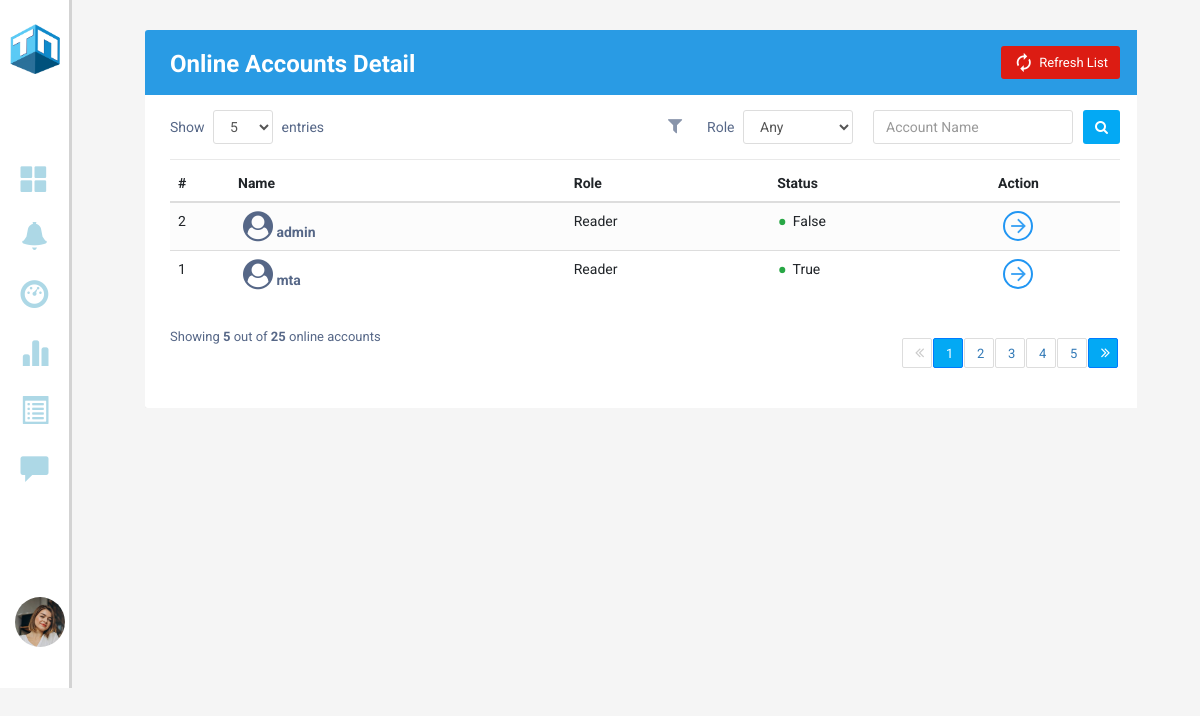
/onlinestatus, run on an earlier commit of the app's database.
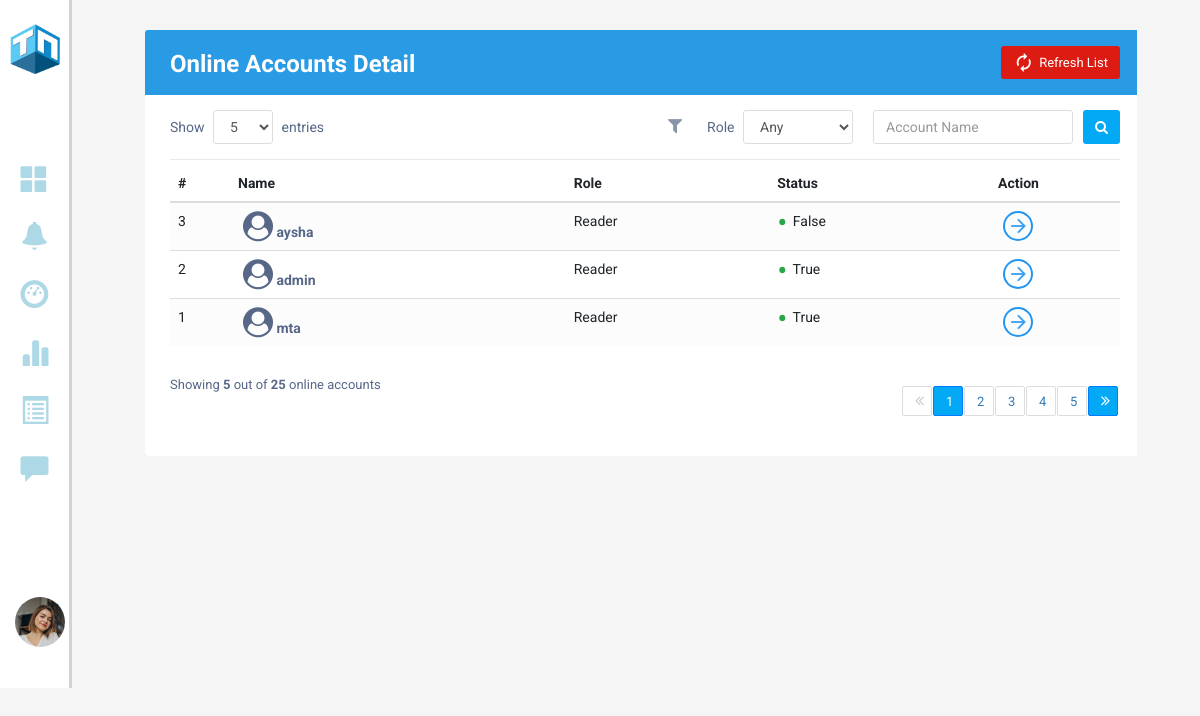
And on a later commit of the database.
### models.py (models this page shows)
class Users(db.Model, UserMixin):
    id = db.Column(db.Integer,  primary_key = True, nullable = False)
    email = Column(String, nullable=False, unique = True)
    username = Column(String, nullable=False)
    role = Column(String, nullable=False)
    password = Column(String, nullable=False)
    profile_pic = Column(BLOB, nullable=False)
    mimetype = Column(String, nullable=False)
    status = Column(Boolean, nullable=False)
    created_at = Column(DateTime, server_default = func.now(), nullable=False)
    updated_at = Column(DateTime, server_default = func.now(), server_onupdate = func.now(), nullable=False)
    poster = db.relationship('Posts', backref=backref('poster'))
    reporter = db.relationship('Reports', backref=backref('reporter'))
    bookmarker = db.relationship('Bookmarks', backref=backref('bookmarker'))
    notifier = db.relationship('Notifications', backref=backref('notifier'))

### app.py (the view)
@app.route('/onlinestatus')
def get_online_users():
    print(current_user.is_active)
    users = Users.query.order_by(Users.id.desc()).all()
    return render_template("OnlineStatus.html", users = users)

### templates/OnlineStatus.html (shortened to what the changed rows need)
<!DOCTYPE html>
<html lang="en">
<head>
    <link rel="stylesheet" type="text/css" href="/static/style.css">
    <link rel="stylesheet" href="https://stackpath.bootstrapcdn.com/bootstrap/4.5.0/css/bootstrap.min.css">
    <link rel="stylesheet" href="https://maxcdn.bootstrapcdn.com/font-awesome/4.7.0/css/font-awesome.min.css">
    <link rel="stylesheet" href="https://maxcdn.bootstrapcdn.com/bootstrap/3.3.6/css/bootstrap.min.css">
    <link rel="stylesheet" href="https://cdnjs.cloudflare.com/ajax/libs/font-awesome/4.7.0/css/font-awesome.min.css">
    <link rel="stylesheet" href="https://maxcdn.bootstrapcdn.com/bootstrap/3.3.7/css/bootstrap.min.css"
>
</head>
<body>
    <section class="GContent" style="background-color: #f2f3f4">
        <div class="G1" style="width: 94%;">
            <div class="Gformat" style="width: 100%;">
                <div class="container-xl">
                    <div class="table-responsive">
                        <div class="table-wrapper">
                            <div class="table-title">
                                <div class="row">
                                    <div class="col-sm-4">
                                        <h2 style="color: white;">Online Accounts <b>Detail</b></h2>
                                    </div>
                                </div>
                            </div>
                            <table class="table table-striped table-hover">
                                <thead>
                                    <tr>
                                        <th>#</th>
                                        <th>Name</th>
                                        <th>Role</th>
                                        <th>Status</th>
                                        <th>Action</th>
                                    </tr>
                                </thead>
                                <tbody>
                                    {% for user in users %}
                                    <tr>
                                        <td>{{user.id}}</td>
                                        <td><a href="#"><i class="fa fa-user-circle" aria-hidden="true"
                                                    style="font-size: 30px;"></i> {{user.username}}</a></td>
                                        <td>Reader</td>
                                        <td><span class="status text-success">&bull;</span> {{user.status}}</td>
                                        <td><a href="#" class="view" title="View Details" data-toggle="tooltip"><i
                                                    class="material-icons">&#xE5C8;</i></a></td>
                                    </tr>
                                    {% endfor %}
                                </tbody>
                            </table>
                        </div>
                    </div>
                </div>
            </div>
        </div>
    </section>
</body>
</html>

What changed in the data, as far as the page shows it:
added Users: id "3", username "aysha", status "False"
changed Users "admin": status "False" → "True"
